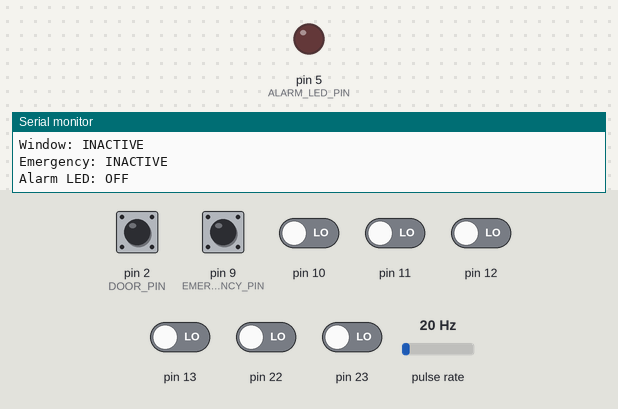
This sketch was run on a simulated Arduino Uno, built with avr-gcc and run on an emulated ATmega328P. Shown: output pins drawn as LEDs (lit = HIGH), the last lines printed to the serial monitor. Wiring (inferred from the names in the program): pulse sensor: data pin 8. Dashed ring = blinking. Inputs (shaded band) come from the test bench; at power-on: pin 2 (DOOR_PIN), pin 9 (EMERGENCY_PIN) HIGH, pin 10–13, pin 22, pin 23 LOW, pulse rate 20 Hz.

Above: at 1.7 s.
1.8 s: pin 2 (DOOR_PIN) driven LOW
At 2.2 s:
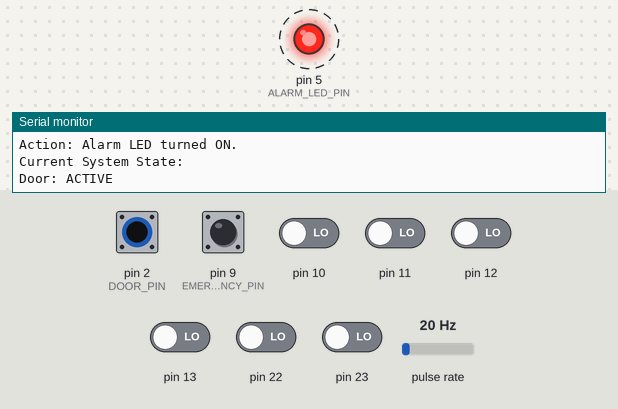
10.8 s: pin 9 (EMERGENCY_PIN) pulled LOW for 1 s
14.8 s: pin 2 (DOOR_PIN) driven HIGH
At 16.0 s:
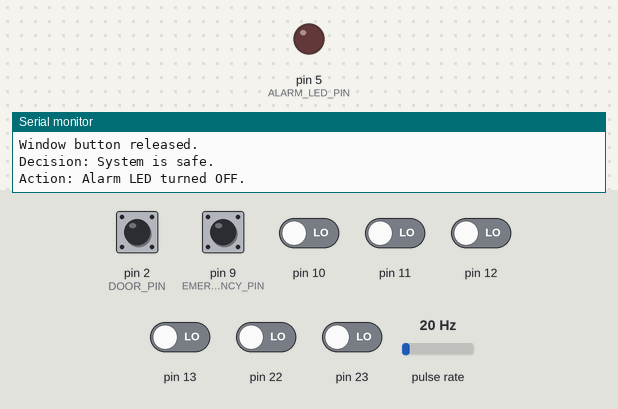
Timing chart, 0 to 17.8 s (numbered marks = the images above; inputs shaded):
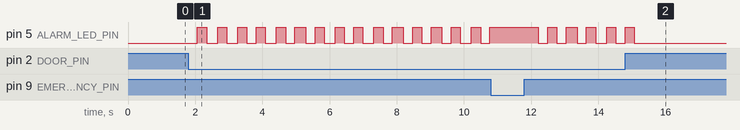

The sketch:

sketch.ino
```cpp
#include <Arduino.h>
#include <avr/interrupt.h>

// ---------------- PIN DEFINITIONS ----------------

const byte DOOR_PIN = 2;        // External interrupt button
const byte WINDOW_PIN = 8;      // Pin change interrupt button
const byte EMERGENCY_PIN = 9;   // Pin change interrupt button
const byte ALARM_LED_PIN = 5;   // Red alarm LED

// ---------------- INTERRUPT FLAGS ----------------

volatile bool doorInterruptFlag = false;
volatile bool pinChangeInterruptFlag = false;
volatile bool timerInterruptFlag = false;

volatile byte latestPortBState = 0;
volatile byte previousPortBState = 0;

// ---------------- SYSTEM STATES ----------------

bool doorActive = false;
bool windowActive = false;
bool emergencyActive = false;
bool alarmActive = false;

// ---------------- DEBOUNCE VARIABLES ----------------

unsigned long lastDoorEventTime = 0;
unsigned long lastWindowEventTime = 0;
unsigned long lastEmergencyEventTime = 0;

const unsigned long DEBOUNCE_TIME = 50;

// ---------------- EXTERNAL INTERRUPT ----------------

void doorISR()
{
  // Keep the ISR short.
  // Only set a flag here.
  doorInterruptFlag = true;
}

// ---------------- PIN CHANGE INTERRUPT ----------------

ISR(PCINT0_vect)
{
  byte currentPortBState = PINB;

  byte changedPins =
    currentPortBState ^ previousPortBState;

  // Check D8 and D9.
  if (changedPins & ((1 << PB0) | (1 << PB1)))
  {
    latestPortBState = currentPortBState;
    pinChangeInterruptFlag = true;
  }

  previousPortBState = currentPortBState;
}

// ---------------- TIMER INTERRUPT ----------------

ISR(TIMER1_COMPA_vect)
{
  // Only set a flag.
  timerInterruptFlag = true;
}

// ---------------- TIMER SETUP ----------------

void setupTimer1()
{
  noInterrupts();

  TCCR1A = 0;
  TCCR1B = 0;
  TCNT1 = 0;

  // Arduino Uno clock = 16 MHz
  // Prescaler = 1024
  // This creates approximately a one-second event.
  OCR1A = 15624;

  // CTC mode.
  TCCR1B |= (1 << WGM12);

  // Prescaler 1024.
  TCCR1B |= (1 << CS12);
  TCCR1B |= (1 << CS10);

  // Enable Timer1 compare interrupt.
  TIMSK1 |= (1 << OCIE1A);

  interrupts();
}

// ---------------- PIN CHANGE SETUP ----------------

void setupPinChangeInterrupts()
{
  /*
    Arduino Uno:

    D8 = PB0 = PCINT0
    D9 = PB1 = PCINT1

    Both pins use the same interrupt group.
  */

  previousPortBState = PINB;

  // Enable Port B pin change interrupts.
  PCICR |= (1 << PCIE0);

  // Enable D8.
  PCMSK0 |= (1 << PCINT0);

  // Enable D9.
  PCMSK0 |= (1 << PCINT1);
}

// ---------------- PRINT CURRENT STATE ----------------

void printSystemState()
{
  Serial.println("Current System State:");

  Serial.print("Door: ");
  Serial.println(
    doorActive ? "ACTIVE" : "INACTIVE"
  );

  Serial.print("Window: ");
  Serial.println(
    windowActive ? "ACTIVE" : "INACTIVE"
  );

  Serial.print("Emergency: ");
  Serial.println(
    emergencyActive ? "ACTIVE" : "INACTIVE"
  );

  Serial.print("Alarm LED: ");
  Serial.println(
    alarmActive ? "ON" : "OFF"
  );

  Serial.println("--------------------------------");
}

// ---------------- THINK AND ACT LOGIC ----------------

void processSystemLogic()
{
  /*
    Decision rules:

    1. Emergency button pressed:
       Alarm LED ON.

    2. Door and window active together:
       Alarm LED ON.

    3. Only one normal sensor active:
       Warning only, alarm LED OFF.

    4. No sensors active:
       Safe condition.
  */

  if (emergencyActive)
  {
    alarmActive = true;

    Serial.println(
      "Decision: Emergency condition detected."
    );
  }
  else if (doorActive && windowActive)
  {
    alarmActive = true;

    Serial.println(
      "Decision: Door and window are active together."
    );
  }
  else if (doorActive || windowActive)
  {
    alarmActive = false;

    Serial.println(
      "Decision: Warning - one entry sensor is active."
    );
  }
  else
  {
    alarmActive = false;

    Serial.println(
      "Decision: System is safe."
    );
  }

  // Act stage.
  digitalWrite(
    ALARM_LED_PIN,
    alarmActive ? HIGH : LOW
  );

  if (alarmActive)
  {
    Serial.println(
      "Action: Alarm LED turned ON."
    );
  }
  else
  {
    Serial.println(
      "Action: Alarm LED turned OFF."
    );
  }

  printSystemState();
}

// ---------------- PROCESS DOOR EVENT ----------------

void processDoorEvent()
{
  unsigned long currentTime = millis();

  if (
    currentTime - lastDoorEventTime
    < DEBOUNCE_TIME
  )
  {
    return;
  }

  lastDoorEventTime = currentTime;

  doorActive =
    digitalRead(DOOR_PIN) == LOW;

  Serial.println();
  Serial.println(
    "[External Interrupt Event - D2]"
  );

  if (doorActive)
  {
    Serial.println(
      "Door button pressed."
    );
  }
  else
  {
    Serial.println(
      "Door button released."
    );
  }

  processSystemLogic();
}

// ---------------- PROCESS PIN CHANGE EVENTS ----------------

void processPinChangeEvents()
{
  unsigned long currentTime = millis();

  byte capturedPortState;

  noInterrupts();
  capturedPortState = latestPortBState;
  interrupts();

  bool newWindowState =
    !(capturedPortState & (1 << PB0));

  bool newEmergencyState =
    !(capturedPortState & (1 << PB1));

  bool stateChanged = false;

  if (
    newWindowState != windowActive &&
    currentTime - lastWindowEventTime
    >= DEBOUNCE_TIME
  )
  {
    lastWindowEventTime = currentTime;
    windowActive = newWindowState;
    stateChanged = true;

    Serial.println();
    Serial.println(
      "[Pin Change Interrupt Event - D8]"
    );

    if (windowActive)
    {
      Serial.println(
        "Window button pressed."
      );
    }
    else
    {
      Serial.println(
        "Window button released."
      );
    }
  }

  if (
    newEmergencyState != emergencyActive &&
    currentTime - lastEmergencyEventTime
    >= DEBOUNCE_TIME
  )
  {
    lastEmergencyEventTime = currentTime;
    emergencyActive = newEmergencyState;
    stateChanged = true;

    Serial.println();
    Serial.println(
      "[Pin Change Interrupt Event - D9]"
    );

    if (emergencyActive)
    {
      Serial.println(
        "Emergency button pressed."
      );
    }
    else
    {
      Serial.println(
        "Emergency button released."
      );
    }
  }

  if (stateChanged)
  {
    processSystemLogic();
  }
}

// ---------------- PROCESS TIMER EVENT ----------------

void processTimerEvent()
{
  Serial.println(
    "[Timer1 Event] System heartbeat - one second."
  );
}

// ---------------- SETUP ----------------

void setup()
{
  Serial.begin(9600);

  pinMode(DOOR_PIN, INPUT_PULLUP);
  pinMode(WINDOW_PIN, INPUT_PULLUP);
  pinMode(EMERGENCY_PIN, INPUT_PULLUP);

  pinMode(ALARM_LED_PIN, OUTPUT);

  digitalWrite(ALARM_LED_PIN, LOW);

  // External interrupt on D2.
  attachInterrupt(
    digitalPinToInterrupt(DOOR_PIN),
    doorISR,
    CHANGE
  );

  // Pin change interrupts on D8 and D9.
  setupPinChangeInterrupts();

  // Timer1 periodic interrupt.
  setupTimer1();

  // Read initial states.
  doorActive =
    digitalRead(DOOR_PIN) == LOW;

  windowActive =
    digitalRead(WINDOW_PIN) == LOW;

  emergencyActive =
    digitalRead(EMERGENCY_PIN) == LOW;

  Serial.println(
    "========================================"
  );

  Serial.println(
    "SIT315 Task M1"
  );

  Serial.println(
    "Interrupt-Based Sense-Think-Act System"
  );

  Serial.println(
    "========================================"
  );

  Serial.println(
    "D2: Door sensor using attachInterrupt()"
  );

  Serial.println(
    "D8: Window sensor using Pin Change Interrupt"
  );

  Serial.println(
    "D9: Emergency sensor using Pin Change Interrupt"
  );

  Serial.println(
    "Timer1: One-second periodic event"
  );

  Serial.println(
    "D5: Alarm LED"
  );

  Serial.println(
    "========================================"
  );

  processSystemLogic();
}

// ---------------- MAIN LOOP ----------------

void loop()
{
  if (doorInterruptFlag)
  {
    noInterrupts();
    doorInterruptFlag = false;
    interrupts();

    processDoorEvent();
  }

  if (pinChangeInterruptFlag)
  {
    noInterrupts();
    pinChangeInterruptFlag = false;
    interrupts();

    processPinChangeEvents();
  }

  if (timerInterruptFlag)
  {
    noInterrupts();
    timerInterruptFlag = false;
    interrupts();

    processTimerEvent();
  }
}
```

Measured:
- after the input at 1.8 s, pin 5 (ALARM_LED_PIN): alternates HIGH for 0.27 s and LOW for 0.28 s, starting after 0.26 s
- after the input at 14.8 s, pin 5 (ALARM_LED_PIN): goes on until 15.1 s, then stays LOW
